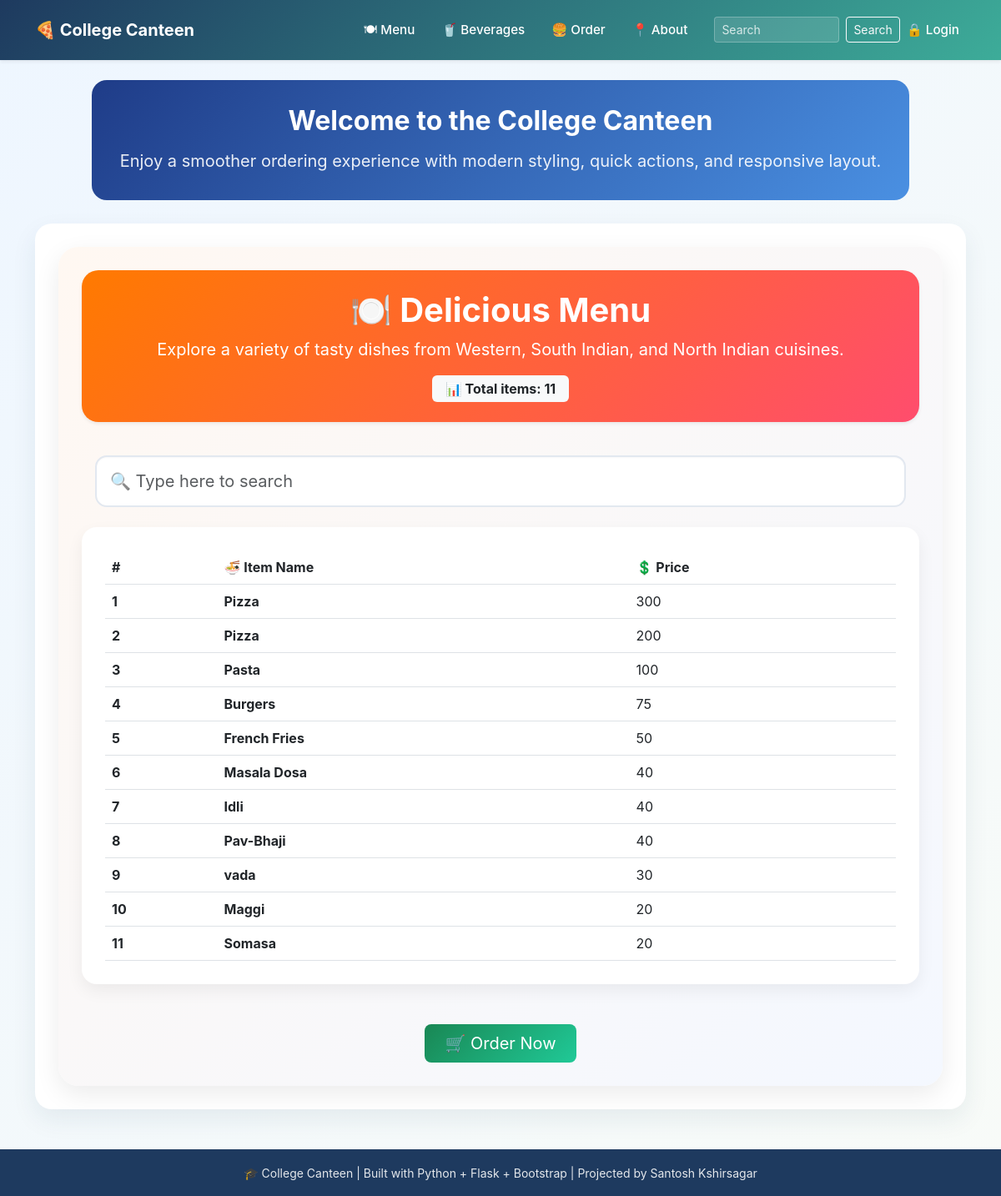
Before: /menu with the older database file.
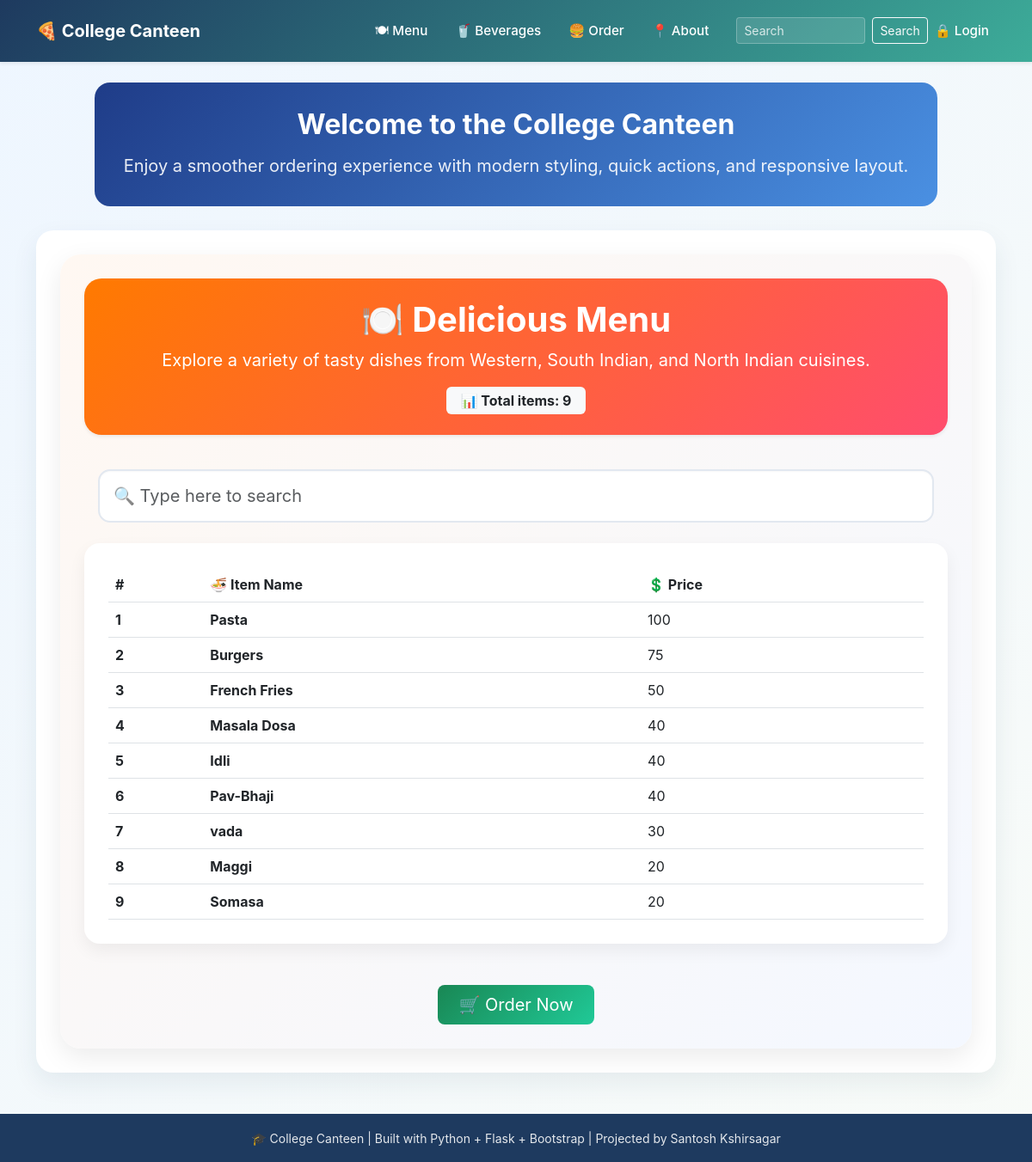
After: the same page with the newer database file.
### tables this page shows
CREATE TABLE menus
                 (id INTEGER PRIMARY KEY AUTOINCREMENT,
                 name TEXT NOT NULL,
                 price INTEGER NOT NULL);

### app.py (the view)
@app.route("/menu")
def menu():
    conn = get_db_menus()
    menus = conn.execute('SELECT * FROM menus ORDER BY price DESC').fetchall()
    conn.close()
    return render_template('menu.html', menus=menus)

### database.py (called while the page is built)
def get_db():
    conn = sqlite3.connect(DB_PATH)
    conn.row_factory = sqlite3.Row
    return conn

### templates/menu.html (shortened to what this page needs)
{% extends "base.html" %}
{% block content %}
<div class="menu-page card-hover">
  <div class="card hero-card shadow-sm mb-4">
    <div class="card-body text-center py-4">
      <h1 class="fw-bold mb-2">🍽️ Delicious Menu</h1>
      <p class="mb-0 fs-5">Explore a variety of tasty dishes from Western, South Indian, and North Indian cuisines.</p>
      <div class="mt-3">
        <span class="badge bg-light text-dark fs-6 px-3 py-2">📊 Total items: {{ menus|length }}</span>
      </div>
    </div>
  </div>
  <div class="card-hover p-3">
    <input type="text" id="searchInput" class="form-control form-control-lg search-box" placeholder="🔍 Type here to search">
  </div>
  <div class="card table-card">
    <div class="card-body card-hover">
      <table class="table table-hover mb-0 align-middle">
        <thead>
          <tr>
            <th scope="col">#</th>
            <th>🍜 Item Name</th>
            <th>💲 Price</th>
          </tr>
        </thead>
        <tbody id="tablebody">
          {% for item in menus %}
            <tr data-name="{{ item.name|lower }}">
              <th scope="row">{{ loop.index }}</th>
              <td class="fw-bold">{{ item.name }}</td>
              <td>{{ item.price }}</td>
            </tr>
          {% endfor %}
        </tbody>
      </table>
    </div>
  </div>
  <div class="text-center mt-5">
    <a href="{{ url_for('order') }}" class="btn btn-custom btn-lg px-4">🛒 Order Now</a>
  </div>
</div>
{% endblock %}

### templates/base.html (shortened to what this page needs)
<!DOCTYPE html>
<html lang="en">
<head>
    <link href="https://cdn.jsdelivr.net/npm/bootstrap@5.3.0/dist/css/bootstrap.min.css" rel="stylesheet">
</head>
<body>
    <nav class="navbar navbar-expand-lg navbar-dark shadow-sm">
        <div class="container">
            <a class="navbar-brand fw-bold fs-5" href="{{ url_for('home') }}">🍕 College Canteen</a>
            <div class="collapse navbar-collapse" id="mainNav">
                <div class="navbar-nav ms-auto align-items-center">
                    <a class="nav-link px-3" href="{{ url_for('menu') }}">🍽 Menu</a>
                    <a class="nav-link px-3" href="{{ url_for('beverages') }}">🥤 Beverages</a>
                    <a class="nav-link px-3" href="{{ url_for('order') }}">🍔 Order</a>
                    <a class="nav-link px-3" href="{{ url_for('about') }}">📍 About</a>
                    <form class="d-flex align-items-center ms-3 mt-3 mt-lg-0" action="{{ url_for('search') }}" method="GET">
                        <input class="form-control form-control-sm me-2" style="width: 150px;" type="search" placeholder="Search" name="q">
                        <button class="btn btn-outline-light btn-sm" type="submit">Search</button>
                    </form>
                    {% if session.name %}
                    <span class="nav-link px-2 py-1 text-white">👤 {{ session.name }}</span>
                    <a class="nav-link px-2 py-1" href="{{ url_for('logout') }}">🔓 Logout</a>
                    {% else %}
                    <a class="nav-link px-2 py-1" href="{{ url_for('login') }}">🔒 Login</a>
                    {% endif %}
                </div>
            </div>
        </div>
    </nav>
    <main class="page-shell">
        <div class="container mt-4 mb-5">
            <div class="hero-section text-center mx-auto" style="max-width: 980px;">
                <h1 class="hero-title fw-bold mb-3">Welcome to the College Canteen</h1>
                <p class="hero-subtitle fs-5 mb-0">Enjoy a smoother ordering experience with modern styling, quick actions, and responsive layout.</p>
            </div>
            <div class="content-card mt-4">
                <div class="card-body">
                    {% block content %}
                    {% endblock %}
                </div>
            </div>
        </div>
    </main>
    <footer class="footer-shell">
        <small>🎓 College Canteen | Built with Python + Flask + Bootstrap | Projected by Santosh Kshirsagar</small>
    </footer>
</body>
</html>

### templates/base.html (style rules this page uses)
:root { --brand: #1e3a5f; --brand-dark: #162d4a; --accent: #3dac99; --surface: #f7fbff; --surface-strong: #ffffff; }
html, body { min-height: 100%; }
body { margin: 0; background: linear-gradient(135deg, #eef6ff 0%, #f8fbf8 100%); color: #1d2540; font-family: Inter, system-ui, -apple-system, BlinkMacSystemFont, "Segoe UI", sans-serif; display: flex; flex-direction: column; }
.page-shell { flex: 1 0 auto; }
.navbar { min-height: 72px; background: linear-gradient(135deg, #1e3a5f 0%, #3dac99 100%); }
.navbar-brand, .nav-link, .navbar-toggler-icon { color: #ffffff !important; }
.nav-link { font-size: 0.95rem; font-weight: 500; }
.navbar .form-control { background: rgba(255, 255, 255, 0.12); border: 1px solid rgba(255, 255, 255, 0.25); color: #ffffff; }
.navbar .form-control::placeholder { color: rgba(255, 255, 255, 0.78); }
.hero-section { background: linear-gradient(135deg, #1f3c88 0%, #4a90e2 100%); color: white; border-radius: 18px; padding: 2rem 1.75rem; margin-bottom: 1.75rem; }
.hero-title { font-size: clamp(2rem, 2.5vw, 3rem); line-height: 1.05; }
.hero-subtitle { color: rgba(255, 255, 255, 0.9); }
.content-card { border: none; border-radius: 20px; background: var(--surface-strong); box-shadow: 0 12px 30px rgba(30, 58, 95, 0.08); overflow: hidden; }
.content-card .card-body { padding: 1.75rem; }
.card-hover { transition: transform 0.25s ease, box-shadow 0.25s ease, border-color 0.25s ease; }
.footer-shell { flex-shrink: 0; background-color: var(--brand); color: white; text-align: center; padding: 1rem 0; }
.footer-shell small { opacity: 0.88; }

### templates/menu.html (style rules this page uses)
.menu-page { background: linear-gradient(135deg, #fff8f2 0%, #f4f8ff 100%); border-radius: 24px; padding: 28px; box-shadow: 0 10px 30px rgba(0, 0, 0, 0.08); }
.hero-card { background: linear-gradient(135deg, #ff7a00 0%, #ff4d6d 100%); color: white; border: none; border-radius: 20px; }
.search-box { border-radius: 14px; border: 2px solid #e2e8f0; padding: 14px 16px; box-shadow: inset 0 1px 2px rgba(0,0,0,0.03); }
.table-card { border: none; border-radius: 18px; overflow: hidden; box-shadow: 0 8px 20px rgba(0, 0, 0, 0.06); }
.table thead { background: linear-gradient(135deg, #0d6efd 0%, #4f46e5 100%); color: white; }
.btn-custom { background: linear-gradient(135deg, #198754 0%, #20c997 100%); color: white; border: none; transition: transform 0.2s ease, box-shadow 0.2s ease; }

Changed rows visible on the page:
removed menus: name "Pizza", price "300"
removed menus: name "Pizza", price "200"
Other visible differences:
{{ menus|length }}: "11" → "9"
